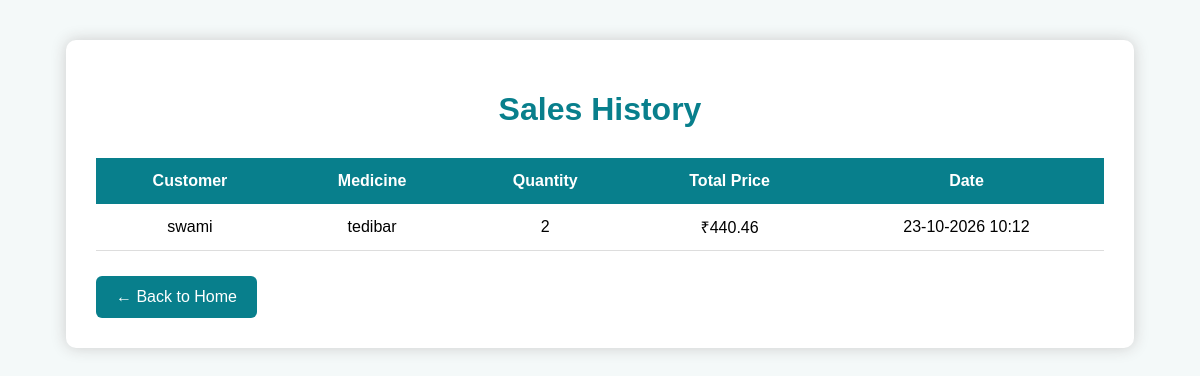
/sales-history/ (signed in), run on an earlier commit of the app's database.
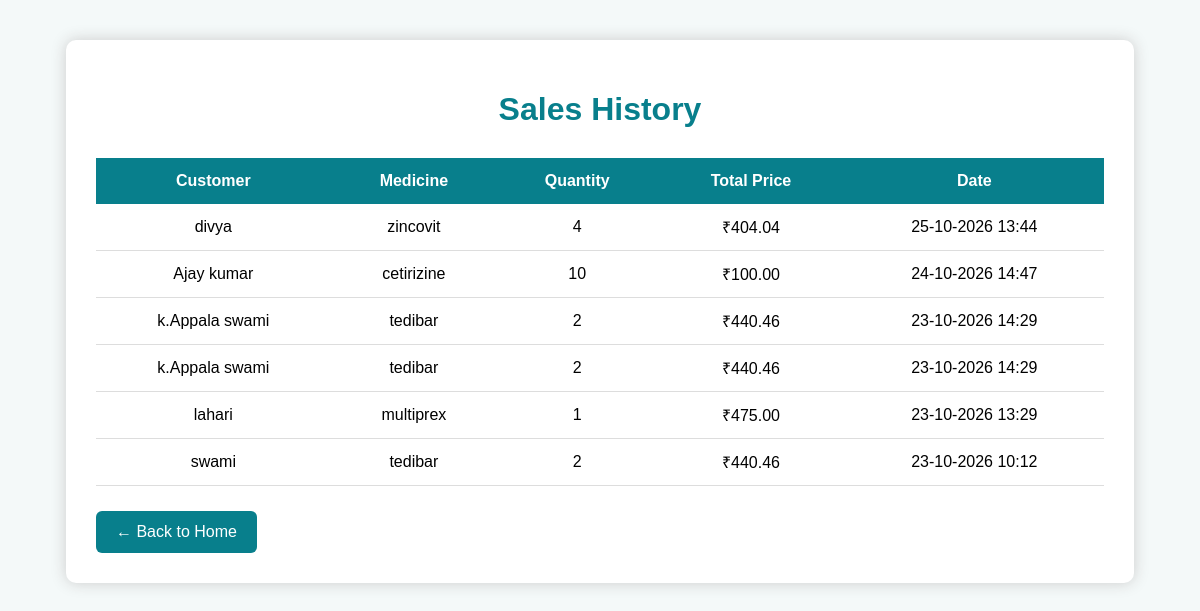
And on a later commit of the database.
### store/models.py (models this page shows, shortened)
class Sale(models.Model):
    customer_name = models.CharField(max_length=100)
    medicine = models.ForeignKey(
        Medicine,
        on_delete=models.CASCADE
    )
    quantity = models.IntegerField()
    total_price = models.DecimalField(
        max_digits=10,
        decimal_places=2
    )
    sale_date = models.DateTimeField(auto_now_add=True)

class Medicine(models.Model):
    name = models.CharField(max_length=100)
    category = models.CharField(max_length=100)
    manufacturer = models.CharField(max_length=100)
    price = models.DecimalField(max_digits=10, decimal_places=2)
    stock = models.IntegerField()
    expiry_date = models.DateField()
    image = models.ImageField(
        upload_to="medicines/",
        blank=True,
        null=True
    )

### store/views.py (the view)
# urls.py: path("sales-history/", views.sales_history, name="sales_history"),
@login_required
def sales_history(request):
    sales_list = Sale.objects.all().order_by("-sale_date")
    return render(request, "sales_history.html", {
        "sales": sales_list
    })

### store/templates/sales_history.html (shortened to what this page needs)
<!DOCTYPE html>
<html>
<head>
</head>
<body>
<div class="container">
    <h1>Sales History</h1>
    {% if sales %}
    <table>
        <tr>
            <th>Customer</th>
            <th>Medicine</th>
            <th>Quantity</th>
            <th>Total Price</th>
            <th>Date</th>
        </tr>
        {% for sale in sales %}
        <tr>
            <td>{{ sale.customer_name }}</td>
            <td>{{ sale.medicine.name }}</td>
            <td>{{ sale.quantity }}</td>
            <td>₹{{ sale.total_price }}</td>
            <td>{{ sale.sale_date|date:"d-m-Y H:i" }}</td>
        </tr>
        {% endfor %}
    </table>
    {% else %}
    <div class="empty">
        No sales records available.
    </div>
    {% endif %}
    <a href="/" class="back">← Back to Home</a>
</div>
</body>
</html>

What changed in the data, as far as the page shows it:
added Sale: customer_name "divya", medicine.name "zincovit", quantity "4", total_price "404.04", sale_date "25-10-2026 13:44"
added Sale: customer_name "Ajay kumar", medicine.name "cetirizine", quantity "10", total_price "100.00", sale_date "24-10-2026 14:47"
added Sale: customer_name "k.Appala swami", medicine.name "tedibar", quantity "2", total_price "440.46", sale_date "23-10-2026 14:29"
added Sale: customer_name "k.Appala swami", medicine.name "tedibar", quantity "2", total_price "440.46", sale_date "23-10-2026 14:29"
added Sale: customer_name "lahari", medicine.name "multiprex", quantity "1", total_price "475.00", sale_date "23-10-2026 13:29"
